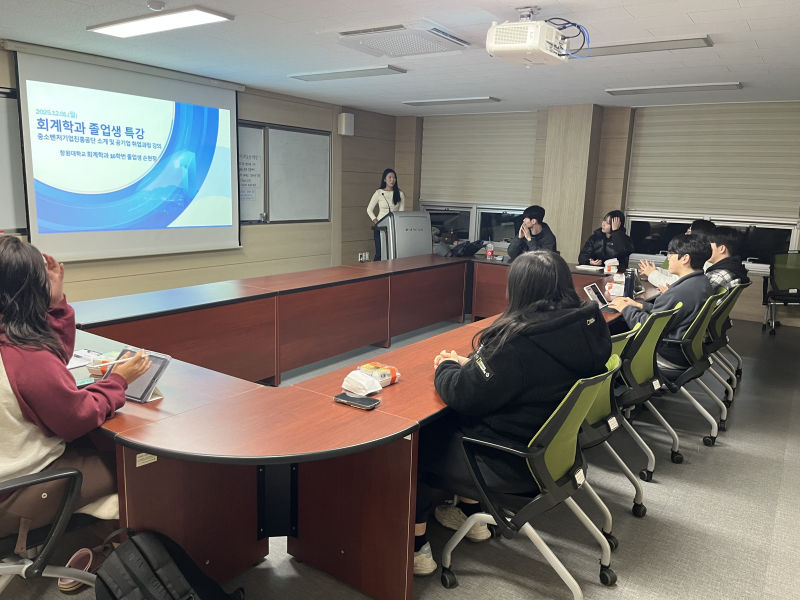
#> input picture video/assets/lecture2.jpg, 2400 x 1800 px (shown at 1/3 size)
$ python -i build_free.py   (imports and definitions only)
#> lines starting #> are read from the running program, lines starting #| are printed output that depends on the picture
"""30초 학과 홍보영상 무료 초안 생성기 (AI 생성 없음, 크레딧 0)

학과 홈페이지 사진에 줌·패닝 효과를 주고 한글 자막과 합격 실적 그래픽을 얹어
1080x1920(9:16) 30fps MP4를 만듭니다. 내레이션·배경음악은 넣지 않습니다.

사용법:
    pip install pillow imageio-ffmpeg
    python video/build_free.py
결과: video/output/promo_30s_free.mp4

한글 폰트 Noto Sans KR(Google Fonts)이 ~/.fonts 또는 시스템에 설치되어 있어야 합니다.
"""
import glob
import os
import subprocess

import imageio_ffmpeg
from PIL import Image, ImageDraw, ImageFilter, ImageFont

W, H, FPS = 1080, 1920, 30
HERE = os.path.dirname(os.path.abspath(__file__))
ASSETS = os.path.join(HERE, 'assets')
OUT = os.path.join(HERE, 'output', 'promo_30s_free.mp4')

# 카드뉴스와 같은 브랜드 색상
NAVY = (11, 42, 91)
NAVY_DEEP = (7, 28, 63)
YELLOW = (255, 200, 61)
MINT = (53, 195, 176)
WHITE = (255, 255, 255)

HANDLE = '@cwnu_department_of_accounting'


def font(weight):
    names = {900: 'NotoSansKR-900', 700: 'NotoSansKR-700', 500: 'NotoSansKR-500', 400: 'NotoSansKR-400'}
    hits = glob.glob(os.path.expanduser(f'~/.fonts/{names[weight]}.ttf')) + glob.glob(
        f'/usr/share/fonts/**/{names[weight]}*.ttf', recursive=True)
    if not hits:
        raise SystemExit('Noto Sans KR 폰트를 찾을 수 없습니다.')
    return hits[0]


# [1 line that did not run here, left out]


def ease(t):
    t = max(0.0, min(1.0, t))
    return t * t * (3 - 2 * t)


def cover(im, scale=1.0):
    """im을 W x H*scale 이상으로 덮도록 확대."""
    r = max(W * scale / im.width, H * scale / im.height)
    return im.resize((int(im.width * r) + 1, int(im.height * r) + 1), Image.LANCZOS)


# [46 lines left out: functions kenburns, text_layer, with_alpha, grid_bg, not called in this run]


def darken(im, k=0.45):
    return Image.blend(im, Image.new('RGB', im.size, (0, 0, 0)), k)


def load(name):
    return Image.open(os.path.join(ASSETS, name)).convert('RGB')


# ---------- 장면 정의: (길이(초), 프레임 함수(t_local, 초)) ----------

# [110 lines left out: functions scene_hook, framed_photo_scene, full_photo_scene, scene_ai, scene_results, not called in this run]


def scene_end(photo):
    bg = cover(darken(photo.filter(ImageFilter.GaussianBlur(24)), 0.5), 1.12)
    t1 = text_layer(['다음 합격자는', '바로 당신입니다'], 104, F900, y=620)
    t2 = text_layer(['국립창원대학교', '회계학과'], 84, F900, color=YELLOW, y=1080)
    t3 = text_layer([HANDLE], 40, F700, color=WHITE, y=1420, box=((255, 255, 255, 40), 30))

    # [6 lines left out: function f, not called in this run]
    return 4, f


# [30 lines left out: function main, not called in this run]


# [2 lines not run here, left out]

>>> from PIL import Image
>>> picture = Image.open('assets/lecture2.jpg')
#> picture is the input picture: PIL image 2400x1800 RGB; mean R, G, B 121.2, 116.2, 110.6
>>> result = scene_end(picture)
#> in darken, `return Image.blend(im, Image.new('RGB', im.size, (0, 0, 0)), k)`:
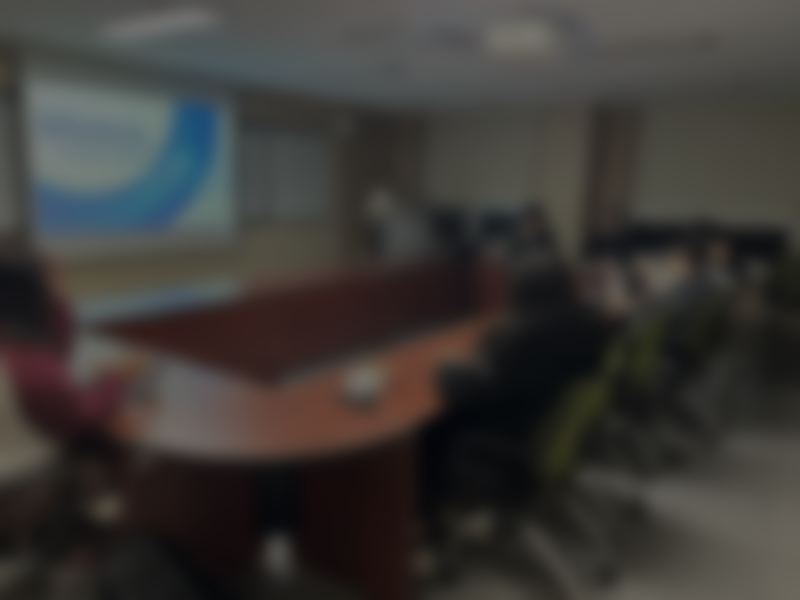
#> returned value: PIL image 2400x1800 RGB (shown at 1/3 size); mean R, G, B 60.3, 57.8, 55
#> in cover, `r = max(W * scale / im.width, H * scale / im.height)`: r = 1.19
#> (the run stopped early here; a loop or call above may not have finished)
